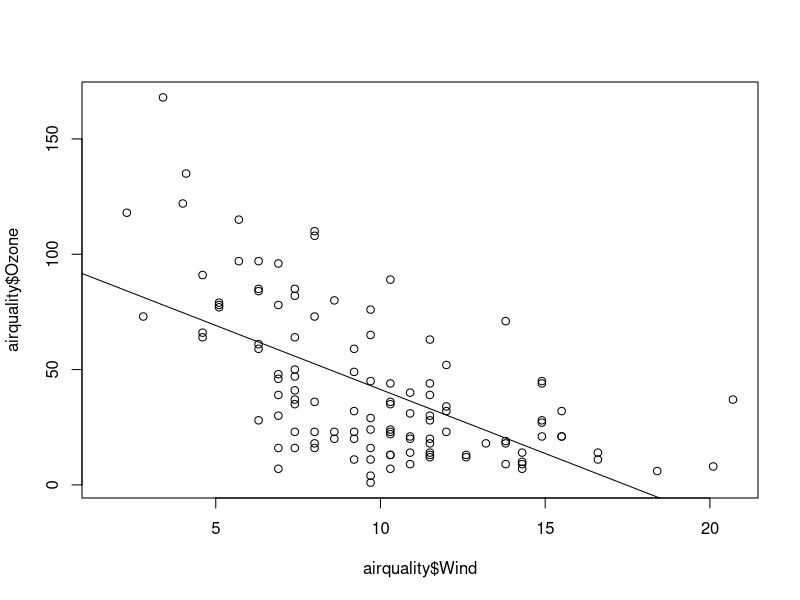
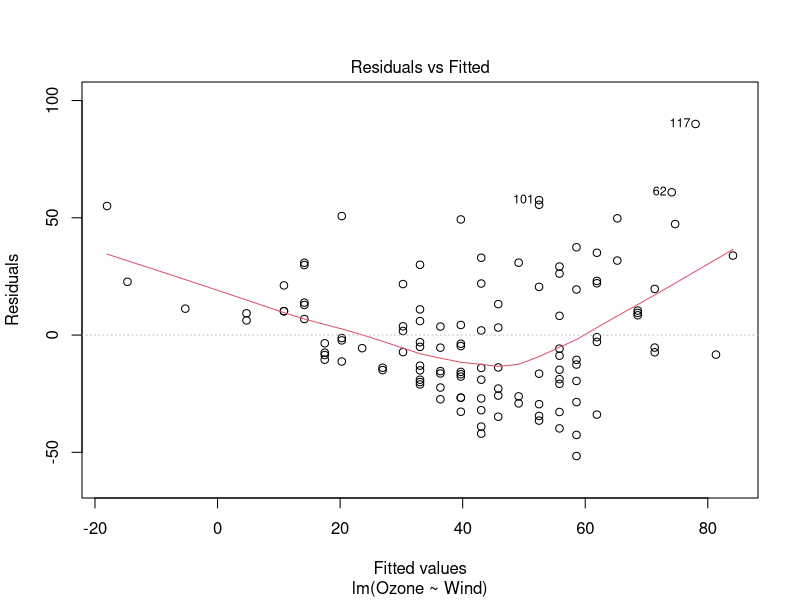
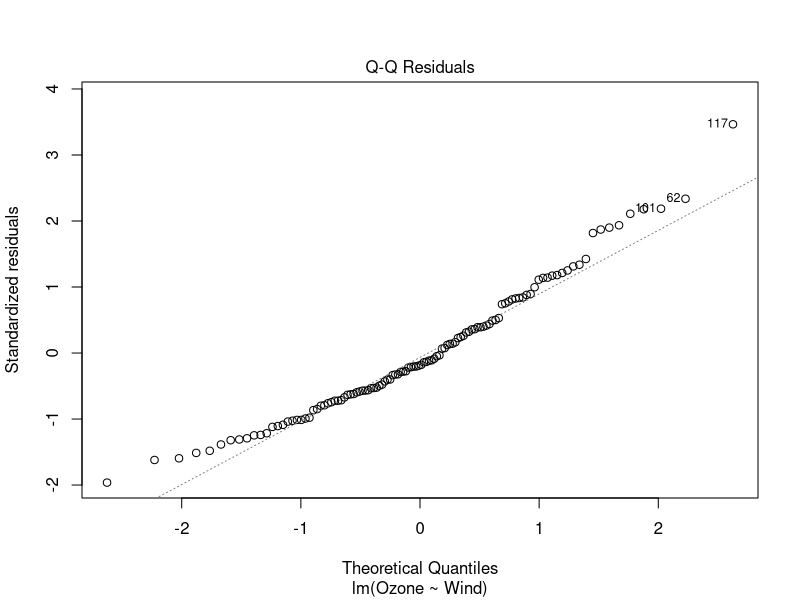
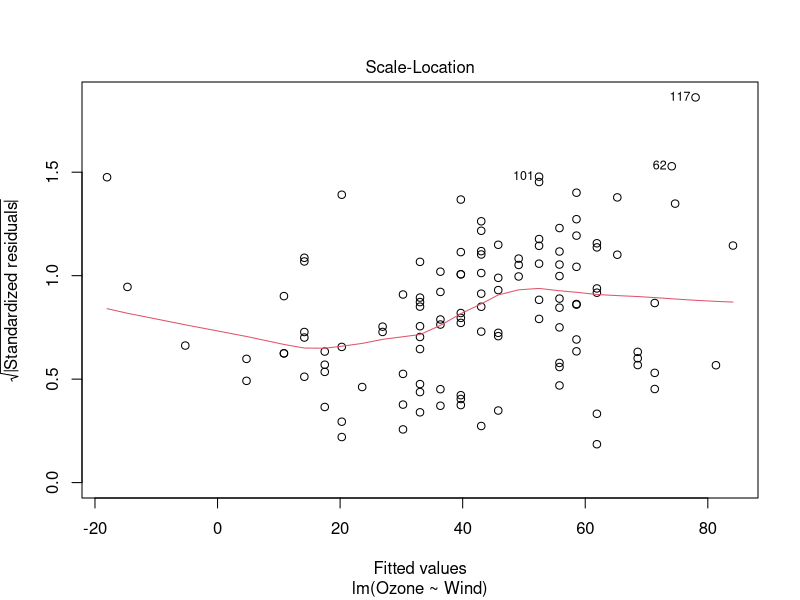
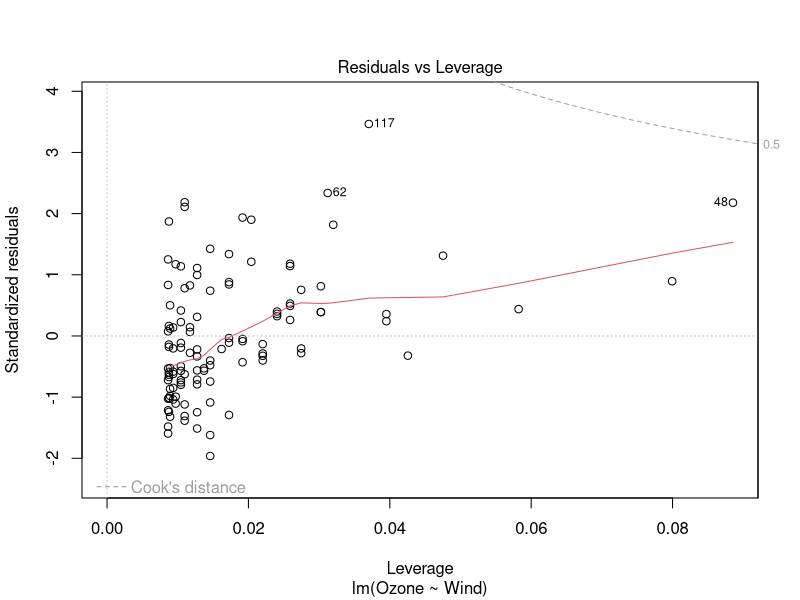

Write R code to recreate these figures, in order.
## ---- chunk 1
head(airquality)
lmfit=lm(Ozone~Wind,data=airquality)
summary(lmfit)
plot(airquality$Wind,airquality$Ozone)
abline(lmfit)
plot(lmfit)

